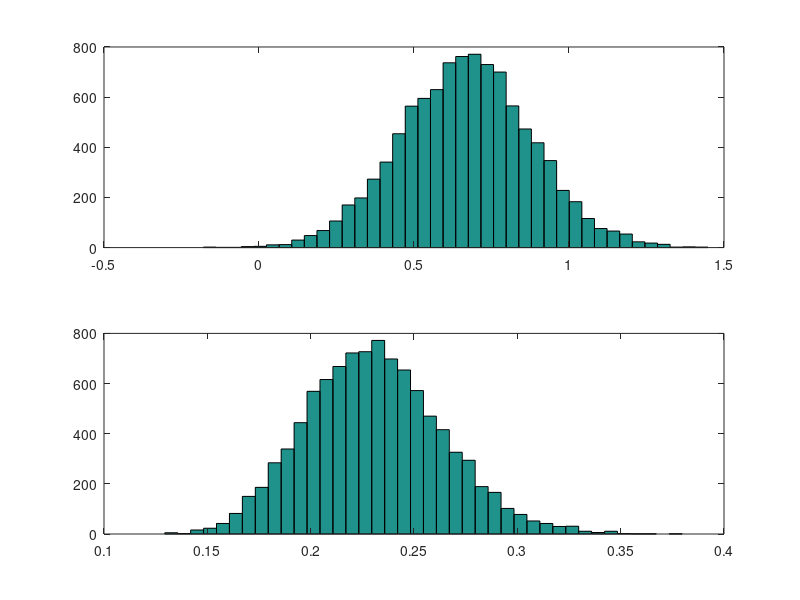

Source code (MATLAB): (Note: this script raises an error after producing the figure.)
 close all
 clear all
  randn("state",1)
  randg("state",1)
  n=100;
  y = 2 * randn(1,n) + 1;
%------------------------------------------
NN = 10000;
mus = []; taus = [];
sumdata = sum(y);
%hyperparameters
mu0=0.5; tau0 = 1/100;
a= 1/2; b= 2;
% start, initial values
mu = 0.5;   tau = 0.5; %
for i = 1 : NN
  newmu  = sqrt(1/(tau0+n*tau)) * randn + (tau * sumdata+tau0*mu0)/(tau0+n*tau);
  %par   = b+1/2 * sum ( (y - mu).^2);
  par   = b+1/2 * sum ( (y - newmu).^2);
  newtau = gamrnd(a + n/2, 1/par); %par is rate
  mus = [mus newmu];
  taus = [taus newtau];
  mu=newmu;
  tau=newtau;
end
 
burn =200;
mus = mus(burn+1:end);
taus=taus(burn+1:end);

mean(mus)
mean(taus)
figure(1)
subplot(211)
hist(mus, 40)
subplot(212)
hist(taus, 40)

mean(thetas(burn+1:end))
 var(thetas(burn+1:end))
 hist(thetas(burn+1:end), 40)
 prctile(thetas(burn+1:end), 2.5)
 prctile(thetas(burn+1:end), 97.5)

